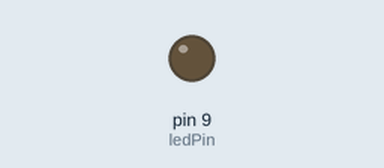
Simulated run of this sketch. Board: Arduino Uno, built with avr-gcc and run on an emulated ATmega328P. On the bench: output pins drawn as LEDs (lit = HIGH).

Above: at 0.15 s.
Timing chart, 0 to 40.0 s (numbered marks = the images above):
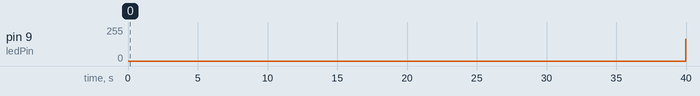

Measured:
- by itself, pin 9 (ledPin): 0/255 → 163/255 at 40.0 s

The sketch:

analogWrite.ino
```cpp
int ledPin = 9;

int light = 255;

void setup() {
  // put your setup code here, to run once:

}

void loop() {
  // put your main code here, to run repeatedly:
  analogWrite(ledPin, light);
  light = light - 1;
  delay(7);

  if  (light == 0){
    light = 255;
  }
}
```
